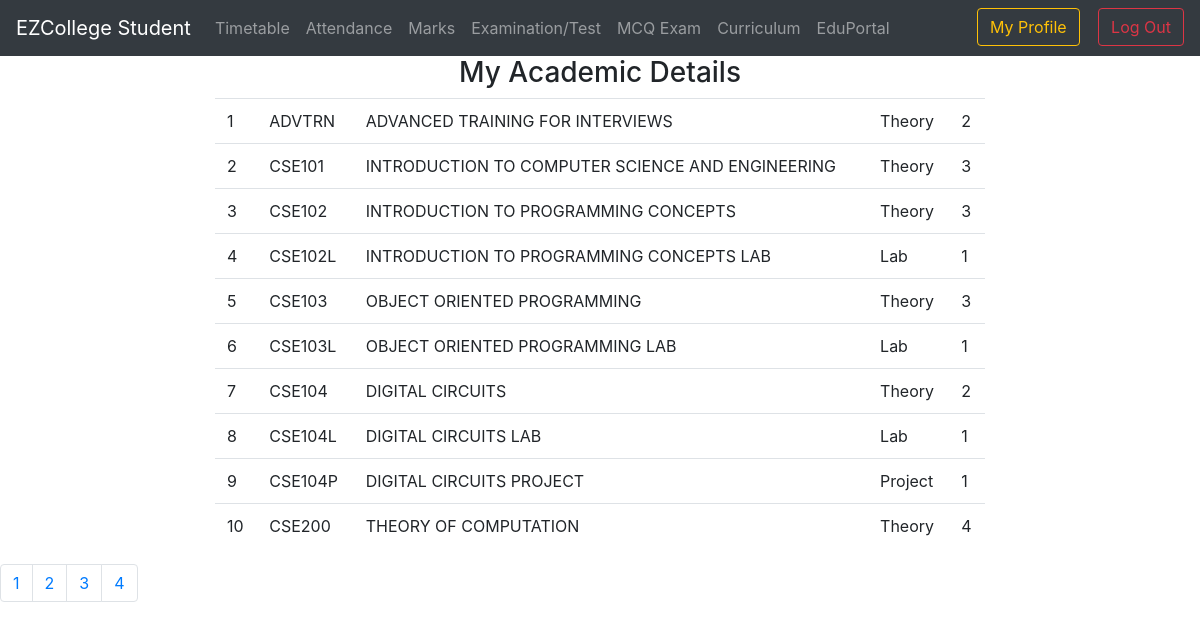
The page /acadportal/student/curriculum.php on the database its author committed.
### tables this page shows
CREATE TABLE `courses` (
  `coursecode` text NOT NULL,
  `name` longtext NOT NULL,
  `type` varchar(100) NOT NULL,
  `credits` int(11) NOT NULL
);

### acadportal/student/curriculum.php (the view)
<html>
	<head>
		<?php include "navbar.php" ?>
	</head>
	<body>
		<center>
		<h3>My Academic Details</h3>
			<div class="col-8">
				<table class="table table-hover">
					<?php
						if (!isset ($_GET['page']) ) {
							$page = 1;
						} else {
							$page = $_GET['page'];
						}
						$results_per_page = 10;
						$page_first_result = ($page-1) * $results_per_page;
						$query = "select * from courses";
						$result = mysqli_query($con, $query);
						$number_of_result = mysqli_num_rows($result);
						$number_of_page = ceil ($number_of_result / $results_per_page);
						$query = "SELECT *FROM courses LIMIT " . $page_first_result . ',' . $results_per_page;
						$res = mysqli_query($con, $query);
						$i=1;
						while($rows=$res->fetch_assoc()){ ?>
							<tr>
								<td><?php echo $i; $i=$i+1;?></td>
								<td><?php echo $rows['coursecode']; ?></td>
								<td><?php echo $rows['name']; ?></td>
								<td><?php if($rows['type']=='T'){echo "Theory";}
								else if($rows['type']=='L'){echo "Lab";}
								else{echo "Project";} ?></td>
								<td><?php echo $rows['credits'] ?></td>
							</tr>
						<?php }
					?>
				</table>
			</div>
			<ul class="pagination">
			<?php
			for($page = 1; $page<= $number_of_page; $page++) {  ?>
			<li class="page-item"><?php  echo '<a class="page-link" href = "curriculum?page=' . $page . '">' . $page . ' </a>'; ?></li>
			<?php }
			?>
			</ul>
		</center>
	</body>
</html>

### rows shown on the page
courses: coursecode "ADVTRN", name "ADVANCED TRAINING FOR INTERVIEWS", type "Theory", credits "2"
courses: coursecode "CSE101", name "INTRODUCTION TO COMPUTER SCIENCE AND ENGINEERING", type "Theory", credits "3"
courses: coursecode "CSE102", name "INTRODUCTION TO PROGRAMMING CONCEPTS", type "Theory", credits "3"
courses: coursecode "CSE102L", name "INTRODUCTION TO PROGRAMMING CONCEPTS LAB", type "Lab", credits "1"
courses: coursecode "CSE103", name "OBJECT ORIENTED PROGRAMMING", type "Theory", credits "3"
courses: coursecode "CSE103L", name "OBJECT ORIENTED PROGRAMMING LAB", type "Lab", credits "1"
courses: coursecode "CSE104", name "DIGITAL CIRCUITS", type "Theory", credits "2"
courses: coursecode "CSE104L", name "DIGITAL CIRCUITS LAB", type "Lab", credits "1"
courses: coursecode "CSE104P", name "DIGITAL CIRCUITS PROJECT", type "Project", credits "1"
courses: coursecode "CSE200", name "THEORY OF COMPUTATION", type "Theory", credits "4"
